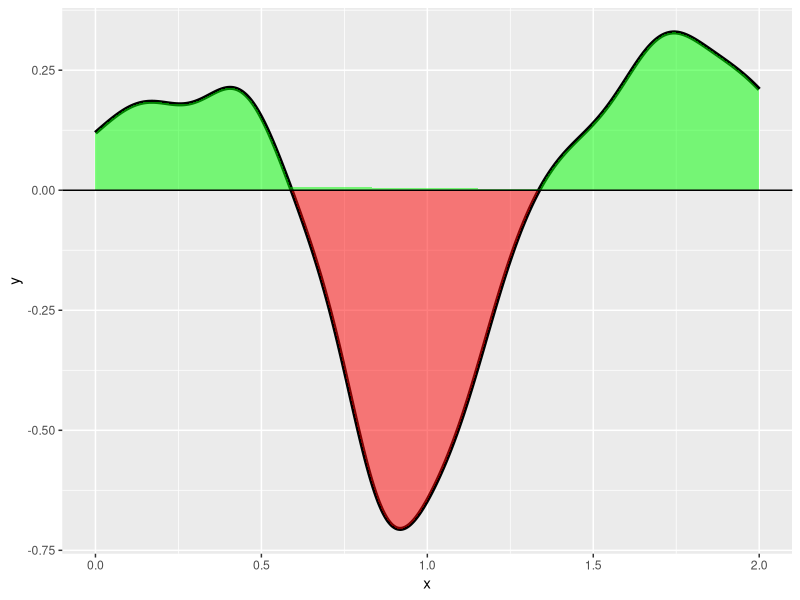

Here is the R script that generated this plot:
library(ggplot2) ; set.seed(100)
sample1<-data.frame(x=runif(100,0,2))
sample2<-data.frame(x=rnorm(100,1,.33))
dist1  <-density(sample1$x,from=0,to=2)
dist2  <-density(sample2$x,from=0,to=2)
df1    <-data.frame(x=dist1$x,y=dist1$y)
df2    <-data.frame(x=dist2$x,y=dist2$y)
df3    <-data.frame(x=dist1$x,y=dist1$y-dist2$y)
shadeR <-rbind

p <- ggplot() +
     scale_x_continuous(limits=c(0,2)) +
     #geom_line(data=df1,aes(x,y),size=1.4,colour="blue")  +
     #geom_line(data=df2,aes(x,y),size=1.4,colour="green") +
     geom_line(data=df3,aes(x,y),size=1.4,colour="black")   +
     geom_area(data=subset(df3,y>0),aes(x=x,y=y),alpha=0.5,fill="green")+
     geom_area(data=subset(df3,y<0),aes(x=x,y=y),alpha=0.5,fill="red")+
     geom_hline(yintercept=0); p


